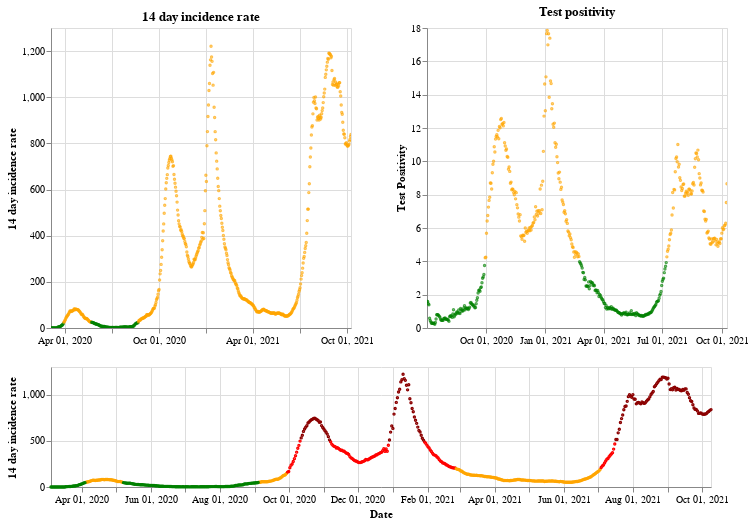

This figure's notebook cell:
### Markdown cell above
## Northern Ireland

### Code cell
plot_traffic_light('Northern Ireland')

### Figure 1 — Vega-Lite specification as saved in the notebook (floating-point values rounded to 4 significant figures; data arrays with more than 128 entries replaced by an {"elided": "..."} marker saying what was removed)
{"config": {"view": {"continuousWidth": 400, "continuousHeight": 300}}, "vconcat": [{"hconcat": [{"mark": {"type": "point", "size": 2}, "encoding": {"color": {"condition": {"value": "green", "test": "(datum.twoWeeklyCasesRate <= 25)"}, "value": "orange"}, "tooltip": [{"type": "nominal", "field": "areaName"}, {"type": "temporal", "field": "date"}, {"type": "quantitative", "field": "twoWeeklyCasesRate"}, {"type": "quantitative", "field": "testPositivity"}], "x": {"type": "temporal", "axis": {"title": ""}, "field": "date", "scale": {"domain": {"selection": "DateBrush"}}, "timeUnit": "yearmonthdate"}, "y": {"type": "quantitative", "axis": {"title": "14 day incidence rate"}, "field": "twoWeeklyCasesRate"}}, "title": "14 day incidence rate", "width": 300}, {"mark": {"type": "point", "size": 2}, "encoding": {"color": {"condition": {"value": "green", "test": "(datum.testPositivity <= 4)"}, "value": "orange"}, "tooltip": [{"type": "nominal", "field": "areaName"}, {"type": "temporal", "field": "date"}, {"type": "quantitative", "field": "twoWeeklyCasesRate"}, {"type": "quantitative", "field": "testPositivity"}], "x": {"type": "temporal", "axis": {"title": ""}, "field": "date", "scale": {"domain": {"selection": "DateBrush"}}, "timeUnit": "yearmonthdate"}, "y": {"type": "quantitative", "axis": {"title": "Test Positivity"}, "field": "testPositivity"}}, "title": "Test positivity", "width": 300}]}, {"layer": [{"mark": {"type": "point", "size": 2}, "encoding": {"color": {"condition": {"value": "orange", "test": "(((datum.testPositivity < 4) && (datum.twoWeeklyCasesRate >= 50)) && (datum.twoWeeklyCasesRate < 200))"}, "value": "red"}, "opacity": {"condition": {"value": 1, "test": "((datum.twoWeeklyCasesRate >= 50) && (datum.twoWeeklyCasesRate < 500))"}, "value": 0}, "tooltip": [{"type": "nominal", "field": "areaName"}, {"type": "temporal", "field": "date"}, {"type": "quantitative", "field": "twoWeeklyCasesRate"}, {"type": "quantitative", "field": "testPositivity"}], "x": {"type": "temporal", "axis": {"title": "Date"}, "field": "date", "timeUnit": "yearmonthdate"}, "y": {"type": "quantitative", "axis": {"title": "14 day incidence rate"}, "field": "twoWeeklyCasesRate"}}, "selection": {"DateBrush": {"type": "interval", "encodings": ["x"], "fields": ["Time"]}}}, {"mark": {"type": "point", "size": 2}, "encoding": {"color": {"value": "darkred"}, "opacity": {"condition": {"value": 1, "test": "(datum.twoWeeklyCasesRate >= 500)"}, "value": 0}, "tooltip": [{"type": "nominal", "field": "areaName"}, {"type": "temporal", "field": "date"}, {"type": "quantitative", "field": "twoWeeklyCasesRate"}, {"type": "quantitative", "field": "testPositivity"}], "x": {"type": "temporal", "axis": {"title": "Date"}, "field": "date", "timeUnit": "yearmonthdate"}, "y": {"type": "quantitative", "axis": {"title": "14 day incidence rate"}, "field": "twoWeeklyCasesRate"}}}, {"mark": {"type": "point", "size": 2}, "encoding": {"color": {"condition": {"value": "green", "test": "((datum.testPositivity < 4) && (datum.twoWeeklyCasesRate < 50))"}, "value": "orange"}, "opacity": {"condition": {"value": 1, "test": "(datum.twoWeeklyCasesRate < 50)"}, "value": 0}, "tooltip": [{"type": "nominal", "field": "areaName"}, {"type": "temporal", "field": "date"}, {"type": "quantitative", "field": "twoWeeklyCasesRate"}, {"type": "quantitative", "field": "testPositivity"}], "x": {"type": "temporal", "axis": {"title": "Date"}, "field": "date", "timeUnit": "yearmonthdate"}, "y": {"type": "quantitative", "axis": {"title": "14 day incidence rate"}, "field": "twoWeeklyCasesRate"}}}], "height": 120, "width": 660}], "data": {"name": "data-a807725e94bac3667196a863a4eb02cc"}, "$schema": "https://vega.github.io/schema/vega-lite/v4.8.1.json", "datasets": {"data-a807725e94bac3667196a863a4eb02cc": {"elided": "584 records"}}}
